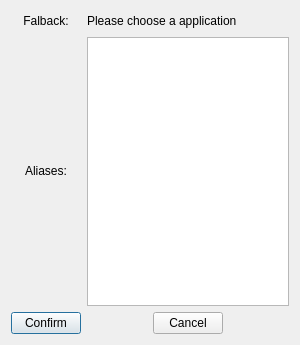
<?xml version="1.0" encoding="UTF-8"?>
<ui version="4.0">
 <class>Dialog</class>
 <widget class="QDialog" name="Dialog">
  <property name="windowModality">
   <enum>Qt::ApplicationModal</enum>
  </property>
  <property name="geometry">
   <rect>
    <x>0</x>
    <y>0</y>
    <width>300</width>
    <height>345</height>
   </rect>
  </property>
  <property name="sizePolicy">
   <sizepolicy hsizetype="Fixed" vsizetype="Fixed">
    <horstretch>0</horstretch>
    <verstretch>0</verstretch>
   </sizepolicy>
  </property>
  <property name="minimumSize">
   <size>
    <width>300</width>
    <height>200</height>
   </size>
  </property>
  <property name="maximumSize">
   <size>
    <width>500</width>
    <height>700</height>
   </size>
  </property>
  <property name="windowTitle">
   <string>Options</string>
  </property>
  <layout class="QGridLayout" name="gridLayout">
   <item row="1" column="0">
    <widget class="QLabel" name="label_aliases">
     <property name="minimumSize">
      <size>
       <width>70</width>
       <height>20</height>
      </size>
     </property>
     <property name="maximumSize">
      <size>
       <width>70</width>
       <height>20</height>
      </size>
     </property>
     <property name="text">
      <string>Aliases:</string>
     </property>
     <property name="alignment">
      <set>Qt::AlignCenter</set>
     </property>
    </widget>
   </item>
   <item row="2" column="0" alignment="Qt::AlignHCenter">
    <widget class="QPushButton" name="button_confirm">
     <property name="minimumSize">
      <size>
       <width>70</width>
       <height>0</height>
      </size>
     </property>
     <property name="maximumSize">
      <size>
       <width>70</width>
       <height>16777215</height>
      </size>
     </property>
     <property name="text">
      <string>Confirm</string>
     </property>
    </widget>
   </item>
   <item row="0" column="1">
    <widget class="ClickableLabel" name="label_fallback_value">
     <property name="sizePolicy">
      <sizepolicy hsizetype="Minimum" vsizetype="Minimum">
       <horstretch>0</horstretch>
       <verstretch>0</verstretch>
      </sizepolicy>
     </property>
     <property name="minimumSize">
      <size>
       <width>150</width>
       <height>20</height>
      </size>
     </property>
     <property name="maximumSize">
      <size>
       <width>150</width>
       <height>20</height>
      </size>
     </property>
     <property name="text">
      <string>Please choose a application!</string>
     </property>
    </widget>
   </item>
   <item row="0" column="0">
    <widget class="QLabel" name="label_fallback">
     <property name="sizePolicy">
      <sizepolicy hsizetype="Maximum" vsizetype="Minimum">
       <horstretch>0</horstretch>
       <verstretch>0</verstretch>
      </sizepolicy>
     </property>
     <property name="minimumSize">
      <size>
       <width>70</width>
       <height>20</height>
      </size>
     </property>
     <property name="maximumSize">
      <size>
       <width>70</width>
       <height>20</height>
      </size>
     </property>
     <property name="text">
      <string>Falback:</string>
     </property>
     <property name="alignment">
      <set>Qt::AlignCenter</set>
     </property>
    </widget>
   </item>
   <item row="2" column="1" alignment="Qt::AlignHCenter">
    <widget class="QPushButton" name="button_cancel">
     <property name="sizePolicy">
      <sizepolicy hsizetype="Fixed" vsizetype="Fixed">
       <horstretch>0</horstretch>
       <verstretch>0</verstretch>
      </sizepolicy>
     </property>
     <property name="minimumSize">
      <size>
       <width>70</width>
       <height>0</height>
      </size>
     </property>
     <property name="maximumSize">
      <size>
       <width>70</width>
       <height>16777215</height>
      </size>
     </property>
     <property name="text">
      <string>Cancel</string>
     </property>
    </widget>
   </item>
   <item row="1" column="1">
    <widget class="QTableWidget" name="tableWidget"/>
   </item>
  </layout>
 </widget>
 <customwidgets>
  <customwidget>
   <class>ClickableLabel</class>
   <extends>QLabel</extends>
   <header>ui.util.ClickableLabel.h</header>
  </customwidget>
 </customwidgets>
 <resources/>
 <connections/>
</ui>
